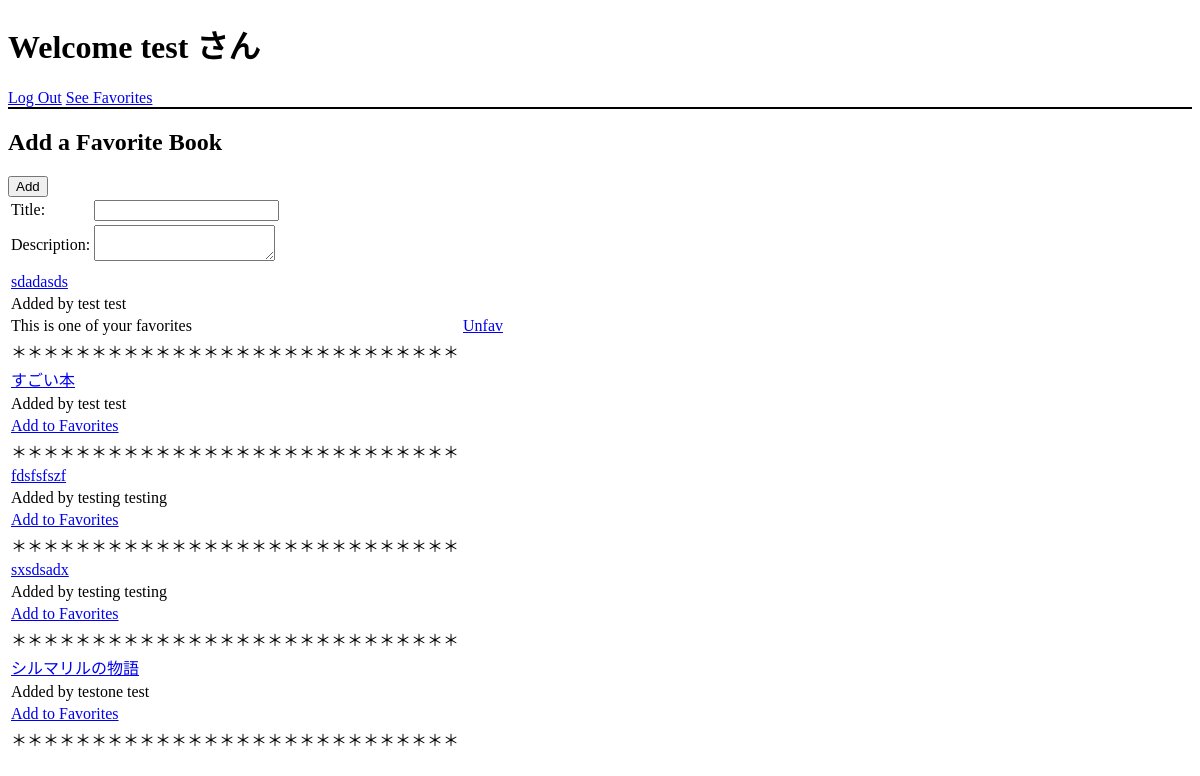
Before: /books (signed in) with the older database file.
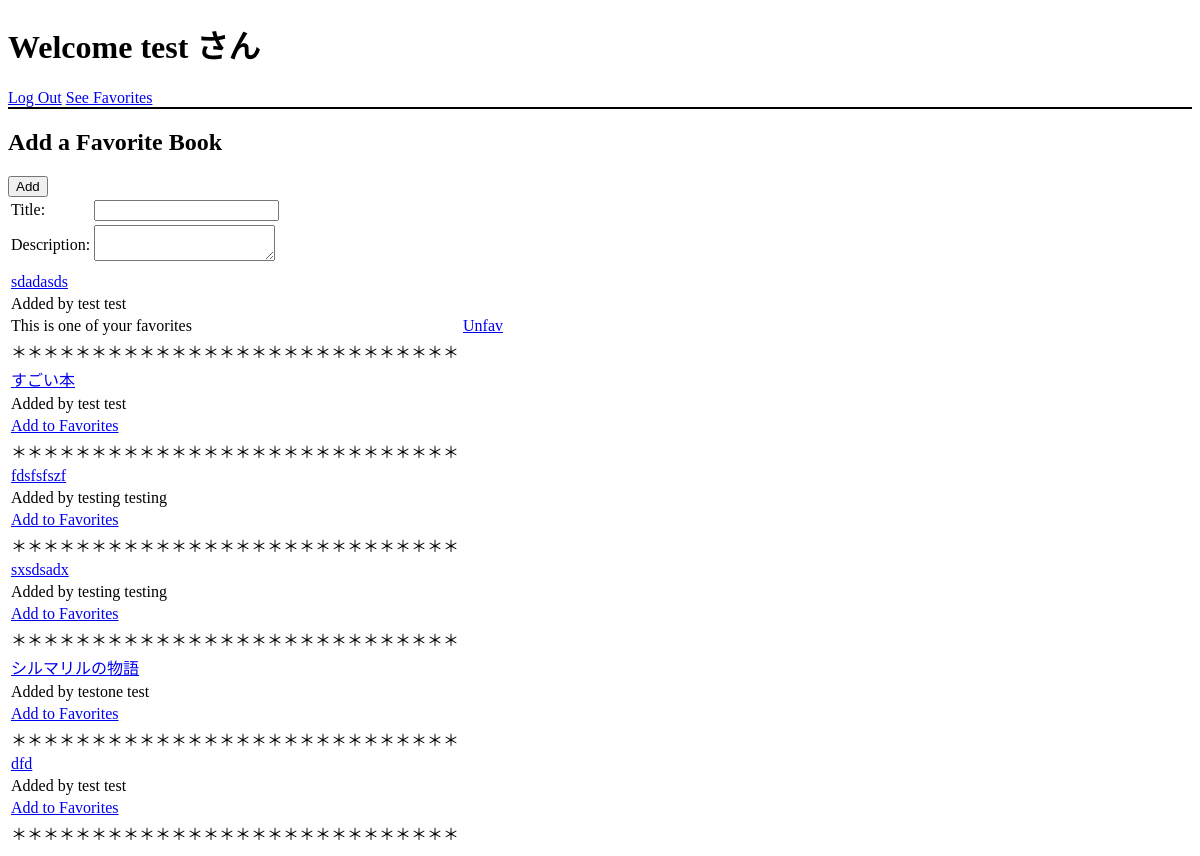
After: the same page with the newer database file.
### favorite_books_app/models.py (models this page shows)
class Book(models.Model):
    title = models.CharField(max_length= 60)
    description = models.TextField()
    users_who_liked = models.ManyToManyField(User, related_name="books_liked")
    user_who_uploaded = models.ForeignKey(User, related_name="bookes_uploaded", on_delete=models.CASCADE)
    created_at = models.DateTimeField(auto_now_add=True)
    updated_at = models.DateTimeField(auto_now=True)
    objects = BookManager()

### login_registration_app/models.py (models this page shows)
class User(models.Model):
    first_name = models.CharField(max_length= 60)
    last_name = models.CharField(max_length= 60)
    birthday = models.DateTimeField(default = "2000-04-01")
    email = models.CharField(max_length= 60)
    password = models.CharField(max_length= 60)
    created_at = models.DateTimeField(auto_now_add=True)
    updated_at = models.DateTimeField(auto_now=True)
    objects = UserManager()

### favorite_books_app/views.py (the view)
# urls.py: path('',views.index),
def index(request):
    if 'user_id' not in request.session:
        return redirect('/')
    else:
        user = User.objects.get(id=request.session['user_id'])
        context={
            "user": user,
            "books": Book.objects.all()
        }
        return render(request, "submit_book.html", context)

### favorite_books_app/templates/submit_book.html (shortened to what this page needs)
<!DOCTYPE html>
<html lang="en">
<head>
</head>
<body>
    <h1>Welcome {{user.first_name}} さん</h1>
    <a href="/logout">Log Out</a>
    <a href="/books/fav_page">See Favorites</a>
    <div class="border"></div>
    <h2>Add a Favorite Book</h2>
    <form action="/books/add_books" method='post'>
    <table>
        <tbody>
            <tr>
                <td>Title: </td>
                <td><input type = "text" name="title"></td>
            </tr>
            <tr>
                <td>Description: </td>
                <td><textarea name ="description"></textarea></td>
            </tr>
            <tr>
                <input type="submit" value="Add">
            </tr>
        </tbody>
    </table>
    </form>
    <table>
<tbody>
    {% for book in books %}
    <tr>
        <td><a href="/books/{{book.id}}">{{book.title}}</a></td>
    </tr>
    <tr>
        <td>Added by {{book.user_who_uploaded.first_name}} {{book.user_who_uploaded.last_name}}</td>
    </tr>
    {% if user in book.users_who_liked.all %}
    <tr>
        <td>This is one of your favorites</td>
        <td><a href="/books/unfav/{{book.id}}">Unfav</a></td>
    </tr>
    {% else %}
    <tr>
        <td><a href="/books/add_fav/{{book.id}}">Add to Favorites</a></td>
    </tr>
    {% endif %}
    <tr>
        <td>＊＊＊＊＊＊＊＊＊＊＊＊＊＊＊＊＊＊＊＊＊＊＊＊＊＊＊＊</td>
    </tr>
    {% endfor %}
</tbody>
    </table>
</body>
</html>

Changed rows visible on the page:
added Book: title "dfd", user_who_uploaded.first_name "test", user_who_uploaded.last_name "test"
